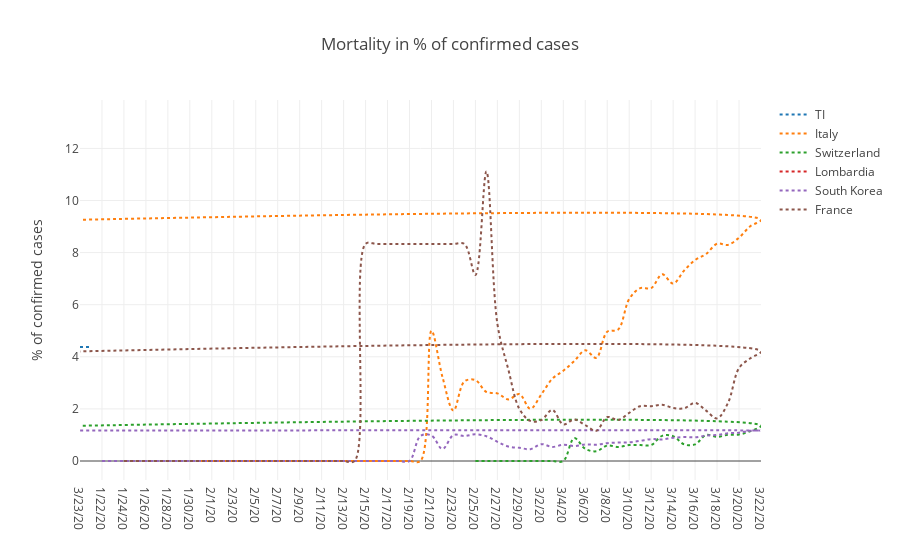

Here is the notebook cell this chart was saved with:
### Markdown cell above
## Plotly: Mortality in % of confirmed cases

todo: 
- Kurven für ein zweites (drittes, ...) Land einfügen
- Auswahl der Länder mit widget (siehe Ref. unten)

### Code cell
# Quelle: https://www.youtube.com/watch?v=XUNaGFa9xCM
# dort gibt es ein weiteres Beispiel mit Widgets und interactive
#df.loc[df['Country/Region'] == "Italy"]

import plotly as py
import plotly.graph_objs as go
import ipywidgets as widgets
import numpy as np
py.offline.init_notebook_mode(connected=True)

layout = go.Layout(
    title='Mortality in % of confirmed cases',
    yaxis=dict(
        title='% of confirmed cases'
    ),
)

trace0 = go.Scatter(
    x=df_selec.loc[df['Country/Region'] == c_s[0],"Date"],
    y=df_selec.loc[df['Country/Region'] == c_s[0], "Mortality_%"],
    mode='lines',
    name=c_s[0],
    line=dict(
        shape='spline',
        dash='dot'
    )
)
trace1 = go.Scatter(
    x=df_selec.loc[df['Country/Region'] == c_s[1],"Date"],
    y=df_selec.loc[df['Country/Region'] == c_s[1],"Mortality_%"],
    mode='lines',
    name=c_s[1],
    line=dict(
        shape='spline',
        dash='dot'
    )
)
trace2 = go.Scatter(
    x=df_selec.loc[df['Country/Region'] == c_s[2],"Date"],
    y=df_selec.loc[df['Country/Region'] == c_s[2], "Mortality_%"],
    mode='lines',
    name=c_s[2],
    line=dict(
        shape='spline',
        dash='dot'
    )
)
trace3 = go.Scatter(
    x=df_selec.loc[df['Country/Region'] == c_s[3],"Date"],
    y=df_selec.loc[df['Country/Region'] == c_s[3],"Mortality_%"],
    mode='lines',
    name=c_s[3],
    line=dict(
        shape='spline',
        dash='dot'
    )
)
trace4 = go.Scatter(
    x=df_selec.loc[df['Country/Region'] == c_s[4],"Date"],
    y=df_selec.loc[df['Country/Region'] == c_s[4], "Mortality_%"],
    mode='lines',
    name=c_s[4],
    line=dict(
        shape='spline',
        dash='dot'
    )
)
trace5 = go.Scatter(
    x=df_selec.loc[df['Country/Region'] == c_s[5],"Date"],
    y=df_selec.loc[df['Country/Region'] == c_s[5],"Mortality_%"],
    mode='lines',
    name=c_s[5],
    line=dict(
        shape='spline',
        dash='dot'
    )
)

fig = go.Figure(data=[trace0, trace1, trace2, trace3, trace4, trace5], layout=layout)
py.offline.iplot(fig)

### Figure 1 — Plotly figure (JSON) as saved in the notebook; plotly's stock layout.template omitted (floating-point values rounded to 4 significant figures)
{"data": [{"line": {"dash": "dot", "shape": "spline"}, "mode": "lines", "name": "TI", "type": "scatter", "x": ["3/23/20", "3/24/20"], "y": [4.377, 4.377]}, {"line": {"dash": "dot", "shape": "spline"}, "mode": "lines", "name": "Italy", "type": "scatter", "x": ["1/22/20", "1/23/20", "1/24/20", "1/25/20", "1/26/20", "1/27/20", "1/28/20", "1/29/20", "1/30/20", "1/31/20", "2/1/20", "2/2/20", "2/3/20", "2/4/20", "2/5/20", "2/6/20", "2/7/20", "2/8/20", "2/9/20", "2/10/20", "2/11/20", "2/12/20", "2/13/20", "2/14/20", "2/15/20", "2/16/20", "2/17/20", "2/18/20", "2/19/20", "2/20/20", "2/21/20", "2/22/20", "2/23/20", "2/24/20", "2/25/20", "2/26/20", "2/27/20", "2/28/20", "2/29/20", "3/1/20", "3/2/20", "3/3/20", "3/4/20", "3/5/20", "3/6/20", "3/7/20", "3/8/20", "3/9/20", "3/10/20", "3/11/20", "3/12/20", "3/13/20", "3/14/20", "3/15/20", "3/16/20", "3/17/20", "3/18/20", "3/19/20", "3/20/20", "3/21/20", "3/22/20", "3/23/20"], "y": [null, null, null, null, null, null, null, null, null, 0, 0, 0, 0, 0, 0, 0, 0, 0, 0, 0, 0, 0, 0, 0, 0, 0, 0, 0, 0, 0, 5, 3.226, 1.935, 3.057, 3.106, 2.649, 2.595, 2.365, 2.571, 2.007, 2.554, 3.157, 3.464, 3.836, 4.249, 3.961, 4.963, 5.048, 6.217, 6.636, 6.636, 7.169, 6.811, 7.31, 7.713, 7.945, 8.339, 8.298, 8.575, 9.006, 9.26, 9.26]}, {"line": {"dash": "dot", "shape": "spline"}, "mode": "lines", "name": "Switzerland", "type": "scatter", "x": ["1/22/20", "1/23/20", "1/24/20", "1/25/20", "1/26/20", "1/27/20", "1/28/20", "1/29/20", "1/30/20", "1/31/20", "2/1/20", "2/2/20", "2/3/20", "2/4/20", "2/5/20", "2/6/20", "2/7/20", "2/8/20", "2/9/20", "2/10/20", "2/11/20", "2/12/20", "2/13/20", "2/14/20", "2/15/20", "2/16/20", "2/17/20", "2/18/20", "2/19/20", "2/20/20", "2/21/20", "2/22/20", "2/23/20", "2/24/20", "2/25/20", "2/26/20", "2/27/20", "2/28/20", "2/29/20", "3/1/20", "3/2/20", "3/3/20", "3/4/20", "3/5/20", "3/6/20", "3/7/20", "3/8/20", "3/9/20", "3/10/20", "3/11/20", "3/12/20", "3/13/20", "3/14/20", "3/15/20", "3/16/20", "3/17/20", "3/18/20", "3/19/20", "3/20/20", "3/21/20", "3/22/20", "3/23/20"], "y": [null, null, null, null, null, null, null, null, null, null, null, null, null, null, null, null, null, null, null, null, null, null, null, null, null, null, null, null, null, null, null, null, null, null, 0, 0, 0, 0, 0, 0, 0, 0, 0, 0.8772, 0.4673, 0.3731, 0.5935, 0.5348, 0.611, 0.6135, 0.6135, 0.9658, 0.9566, 0.6364, 0.6364, 1, 0.9247, 1.006, 1.02, 1.141, 1.353, 1.353]}, {"line": {"dash": "dot", "shape": "spline"}, "mode": "lines", "name": "Lombardia", "type": "scatter", "x": ["3/23/20"], "y": [13.13]}, {"line": {"dash": "dot", "shape": "spline"}, "mode": "lines", "name": "South Korea", "type": "scatter", "x": ["1/22/20", "1/23/20", "1/24/20", "1/25/20", "1/26/20", "1/27/20", "1/28/20", "1/29/20", "1/30/20", "1/31/20", "2/1/20", "2/2/20", "2/3/20", "2/4/20", "2/5/20", "2/6/20", "2/7/20", "2/8/20", "2/9/20", "2/10/20", "2/11/20", "2/12/20", "2/13/20", "2/14/20", "2/15/20", "2/16/20", "2/17/20", "2/18/20", "2/19/20", "2/20/20", "2/21/20", "2/22/20", "2/23/20", "2/24/20", "2/25/20", "2/26/20", "2/27/20", "2/28/20", "2/29/20", "3/1/20", "3/2/20", "3/3/20", "3/4/20", "3/5/20", "3/6/20", "3/7/20", "3/8/20", "3/9/20", "3/10/20", "3/11/20", "3/12/20", "3/13/20", "3/14/20", "3/15/20", "3/16/20", "3/17/20", "3/18/20", "3/19/20", "3/20/20", "3/21/20", "3/22/20", "3/23/20"], "y": [0, 0, 0, 0, 0, 0, 0, 0, 0, 0, 0, 0, 0, 0, 0, 0, 0, 0, 0, 0, 0, 0, 0, 0, 0, 0, 0, 0, 0, 0.9615, 0.9804, 0.4619, 0.9967, 0.9604, 1.024, 0.9516, 0.7361, 0.5563, 0.5079, 0.455, 0.6459, 0.5399, 0.6227, 0.5749, 0.637, 0.6249, 0.6836, 0.7087, 0.7188, 0.7737, 0.8387, 0.8272, 0.8904, 0.9189, 0.9106, 0.9736, 0.9985, 1.062, 1.086, 1.159, 1.169, 1.169]}, {"line": {"dash": "dot", "shape": "spline"}, "mode": "lines", "name": "France", "type": "scatter", "x": ["1/22/20", "1/23/20", "1/24/20", "1/25/20", "1/26/20", "1/27/20", "1/28/20", "1/29/20", "1/30/20", "1/31/20", "2/1/20", "2/2/20", "2/3/20", "2/4/20", "2/5/20", "2/6/20", "2/7/20", "2/8/20", "2/9/20", "2/10/20", "2/11/20", "2/12/20", "2/13/20", "2/14/20", "2/15/20", "2/16/20", "2/17/20", "2/18/20", "2/19/20", "2/20/20", "2/21/20", "2/22/20", "2/23/20", "2/24/20", "2/25/20", "2/26/20", "2/27/20", "2/28/20", "2/29/20", "3/1/20", "3/2/20", "3/3/20", "3/4/20", "3/5/20", "3/6/20", "3/7/20", "3/8/20", "3/9/20", "3/10/20", "3/11/20", "3/12/20", "3/13/20", "3/14/20", "3/15/20", "3/16/20", "3/17/20", "3/18/20", "3/19/20", "3/20/20", "3/21/20", "3/22/20", "3/23/20"], "y": [null, null, 0, 0, 0, 0, 0, 0, 0, 0, 0, 0, 0, 0, 0, 0, 0, 0, 0, 0, 0, 0, 0, 0, 8.333, 8.333, 8.333, 8.333, 8.333, 8.333, 8.333, 8.333, 8.333, 8.333, 7.143, 11.11, 5.263, 3.509, 2, 1.538, 1.571, 1.961, 1.404, 1.592, 1.378, 1.159, 1.687, 1.572, 1.85, 2.104, 2.104, 2.158, 2.036, 2.023, 2.231, 1.934, 1.637, 2.235, 3.568, 3.935, 4.208, 4.208]}], "layout": {"title": "Mortality in % of confirmed cases", "yaxis": {"title": "% of confirmed cases"}}}
